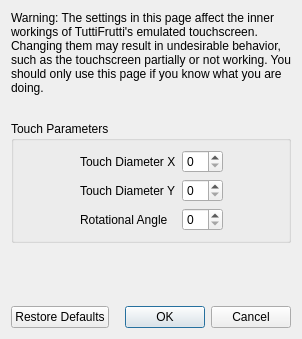
<?xml version="1.0" encoding="UTF-8"?>
<ui version="4.0">
 <class>ConfigureTouchscreenAdvanced</class>
 <widget class="QDialog" name="ConfigureTouchscreenAdvanced">
  <property name="geometry">
   <rect>
    <x>0</x>
    <y>0</y>
    <width>298</width>
    <height>339</height>
   </rect>
  </property>
  <property name="windowTitle">
   <string>Configure Touchscreen</string>
  </property>
  <layout class="QVBoxLayout" name="verticalLayout">
   <item>
    <widget class="QLabel" name="label_2">
     <property name="minimumSize">
      <size>
       <width>280</width>
       <height>0</height>
      </size>
     </property>
     <property name="text">
      <string>Warning: The settings in this page affect the inner workings of TuttiFrutti's emulated touchscreen. Changing them may result in undesirable behavior, such as the touchscreen partially or not working. You should only use this page if you know what you are doing.</string>
     </property>
     <property name="wordWrap">
      <bool>true</bool>
     </property>
    </widget>
   </item>
   <item>
    <spacer name="verticalSpacer_2">
     <property name="orientation">
      <enum>Qt::Vertical</enum>
     </property>
     <property name="sizeType">
      <enum>QSizePolicy::Fixed</enum>
     </property>
     <property name="sizeHint" stdset="0">
      <size>
       <width>20</width>
       <height>20</height>
      </size>
     </property>
    </spacer>
   </item>
   <item>
    <widget class="QGroupBox" name="gridGroupBox">
     <property name="title">
      <string>Touch Parameters</string>
     </property>
     <layout class="QGridLayout" name="gridLayout">
      <item row="0" column="0">
       <spacer name="horizontalSpacer">
        <property name="orientation">
         <enum>Qt::Horizontal</enum>
        </property>
        <property name="sizeHint" stdset="0">
         <size>
          <width>40</width>
          <height>20</height>
         </size>
        </property>
       </spacer>
      </item>
      <item row="1" column="1">
       <widget class="QLabel" name="label_4">
        <property name="text">
         <string>Touch Diameter Y</string>
        </property>
       </widget>
      </item>
      <item row="0" column="3">
       <spacer name="horizontalSpacer_2">
        <property name="orientation">
         <enum>Qt::Horizontal</enum>
        </property>
        <property name="sizeHint" stdset="0">
         <size>
          <width>40</width>
          <height>20</height>
         </size>
        </property>
       </spacer>
      </item>
      <item row="0" column="1">
       <widget class="QLabel" name="label_3">
        <property name="text">
         <string>Touch Diameter X</string>
        </property>
       </widget>
      </item>
      <item row="2" column="1">
       <widget class="QLabel" name="label_5">
        <property name="text">
         <string>Rotational Angle</string>
        </property>
       </widget>
      </item>
      <item row="0" column="2">
       <widget class="QSpinBox" name="diameter_x_box"/>
      </item>
      <item row="1" column="2">
       <widget class="QSpinBox" name="diameter_y_box"/>
      </item>
      <item row="2" column="2">
       <widget class="QSpinBox" name="angle_box"/>
      </item>
     </layout>
    </widget>
   </item>
   <item>
    <spacer name="verticalSpacer">
     <property name="orientation">
      <enum>Qt::Vertical</enum>
     </property>
     <property name="sizeHint" stdset="0">
      <size>
       <width>20</width>
       <height>40</height>
      </size>
     </property>
    </spacer>
   </item>
   <item>
    <layout class="QHBoxLayout" name="horizontalLayout">
     <item>
      <widget class="QPushButton" name="restore_defaults_button">
       <property name="text">
        <string>Restore Defaults</string>
       </property>
      </widget>
     </item>
     <item>
      <widget class="QDialogButtonBox" name="buttonBox">
       <property name="standardButtons">
        <set>QDialogButtonBox::Cancel|QDialogButtonBox::Ok</set>
       </property>
      </widget>
     </item>
    </layout>
   </item>
  </layout>
 </widget>
 <resources/>
 <connections>
  <connection>
   <sender>buttonBox</sender>
   <signal>accepted()</signal>
   <receiver>ConfigureTouchscreenAdvanced</receiver>
   <slot>accept()</slot>
  </connection>
  <connection>
   <sender>buttonBox</sender>
   <signal>rejected()</signal>
   <receiver>ConfigureTouchscreenAdvanced</receiver>
   <slot>reject()</slot>
   </connection>
 </connections>
</ui>
